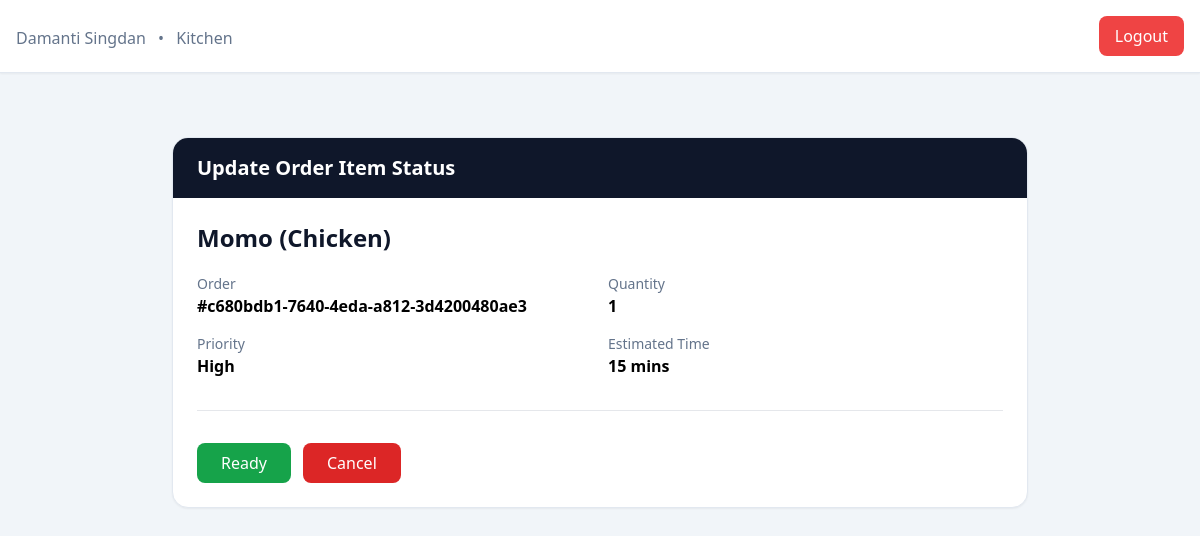
Page /orders/kitchen/items/22/ (signed in) on the committed database.
### accounts/models.py (models this page shows)
class User(AbstractUser):
    class ROLE_CHOICES(models.TextChoices):
        WAITER = 'w', 'Waiter'
        BILLING = 'b', 'Billing'
        KITCHEN = 'k', 'Kitchen'
        OWNER = 'o', 'Owner'
    role = models.CharField(choices=ROLE_CHOICES, max_length=2)

### orders/models.py (models this page shows, shortened)
class OrderItem(models.Model):
    class ITEM_STATUS(models.TextChoices):
        PREPARING = 'p', 'Preparing'
        READY = 'r', 'Ready'
        SERVED = 's', 'Served'
    order = models.ForeignKey(Order, on_delete=models.PROTECT, related_name='items')
    menu_item = models.ForeignKey(MenuItem, on_delete=models.PROTECT, related_name='order_items')
    price = models.PositiveIntegerField()
    quantity = models.PositiveIntegerField(default=1)
    status = models.CharField(choices=ITEM_STATUS, max_length=2, default=ITEM_STATUS.PREPARING)
    priority = models.CharField(choices= MenuItem.PRIORITY_CHOICES, default=MenuItem.PRIORITY_CHOICES.MEDIUM, max_length=2)

class MenuItem(models.Model):
    class PRIORITY_CHOICES(models.TextChoices):
        HIGH = '3', 'High'
        MEDIUM = '2', 'Medium'
        LOW = '1', 'Low'
    category = models.ForeignKey(Category, on_delete=models.CASCADE, related_name='items')
    name = models.CharField(max_length=200)
    price = models.PositiveIntegerField()
    description = models.TextField(null = True, blank = True)
    default_priority = models.CharField(choices=PRIORITY_CHOICES, default=PRIORITY_CHOICES.MEDIUM, max_length=2)
    est_time = models.PositiveIntegerField(help_text="Write estimated preparation time in minutes", null=True, blank=True)
    station = models.ForeignKey(KitchenStation, on_delete=models.SET_NULL, null=True, related_name='items')

class Order(models.Model):
    class ORDER_STATUS(models.TextChoices):
        PENDING = 'p', 'Pending'
        PARTIALLY_SERVED = 'ps', 'Partially Served'
        SERVED = 's', 'Served'
        BILLED = 'b', 'Billed'
    id = models.UUIDField(primary_key=True, default=uuid.uuid4, editable=False)
    table = models.ForeignKey(Table, on_delete=models.PROTECT, related_name='orders')
    status = models.CharField(max_length=2, choices=ORDER_STATUS, default=ORDER_STATUS.PENDING)
    created_at =  models.DateTimeField(auto_now_add=True)

### orders/views.py (the view, shortened to what this page needs)
# urls.py: path("kitchen/items/<pk>/", views.kitchen_item_view, name="kitchen_item_view_url"),
@role_required([User.ROLE_CHOICES.KITCHEN])
def kitchen_item_view(request, pk):
    orderitem = OrderItem.objects.get(pk=pk)
    return render(request, "orders/kitchen_item.html", {
        'order_item': orderitem
    })

### orders/templates/orders/kitchen_item.html (shortened to what this page needs)
{% extends 'orders/base.html' %}
{% block main_content %}
  <div class="max-w-4xl mx-auto py-10 px-5">
    <div class="bg-white rounded-2xl shadow-sm border border-slate-200 overflow-hidden">
        <div class="bg-slate-900 text-white px-6 py-4">
            <h2 class="text-xl font-semibold">
                Update Order Item Status
            </h2>
        </div>
        <div class="p-6">
            <h3 class="text-2xl font-bold text-slate-900">
                {{ order_item.menu_item.name }}
            </h3>
            <div class="mt-5 grid grid-cols-2 gap-4">
                <div>
                    <p class="text-sm text-slate-500">
                        Order
                    </p>
                    <p class="font-semibold">
                        #{{ order_item.order.id }}
                    </p>
                </div>
                <div>
                    <p class="text-sm text-slate-500">
                        Quantity
                    </p>
                    <p class="font-semibold">
                        {{ order_item.quantity }}
                    </p>
                </div>
                <div>
                    <p class="text-sm text-slate-500">
                        Priority
                    </p>
                    <p class="font-semibold">
                        {{ order_item.get_priority_display }}
                    </p>
                </div>
                <div>
                    <p class="text-sm text-slate-500">
                        Estimated Time
                    </p>
                    <p class="font-semibold">
                        {{ order_item.menu_item.est_time }} mins
                    </p>
                </div>
            </div>
            <hr class="my-8">
            <div class="flex gap-3">
                <form method="post">
                    <button
                        class="bg-green-600 hover:bg-green-700 text-white px-6 py-2 rounded-lg">
                        Ready
                    </button>
                </form>
                <form method="post">
                    <button
                        class="bg-red-600 hover:bg-red-700 text-white px-6 py-2 rounded-lg">
                        Cancel
                    </button>
                </form>
            </div>
        </div>
    </div>
</div>
{% endblock %}

### orders/templates/orders/base.html (shortened to what this page needs)
<!DOCTYPE html>
<html lang="en">
<head>
    <script src="https://cdn.tailwindcss.com"></script>
</head>
<body class="bg-slate-100 min-h-screen">
    <header class="sticky top-0 z-50 bg-white border-b border-slate-200 shadow-sm">
        <div class="max-w-7xl mx-auto px-4 py-4">
            <div class="flex flex-col md:flex-row md:items-center md:justify-between gap-4">
                <div>
                    <div class="mt-1 text-md text-slate-500">
                        {{ request.user.first_name }} {{ request.user.last_name }}
                        <span class="mx-2">•</span>
                        {{ request.user.get_role_display }}
                    </div>
                </div>
                <a href="{% url 'logout_view_url' %}"
                    class="inline-flex items-center justify-center px-4 py-2 rounded-lg bg-red-500 hover:bg-red-600 text-white font-medium transition">
                    Logout
                </a>
            </div>
        </div>
    </header>
    <main class="max-w-7xl mx-auto p-4 md:p-6">
        {% block main_content %}
        {% endblock %}
    </main>
</body>
</html>

### rows in the picture
User: user.first_name "Damanti", user.last_name "Singdan", user.role "Kitchen"
OrderItem: menu_item.name "Momo (Chicken)", order.id "c680bdb1-7640-4eda-a812-3d4200480ae3", quantity "1", priority "High", menu_item.est_time "15"
